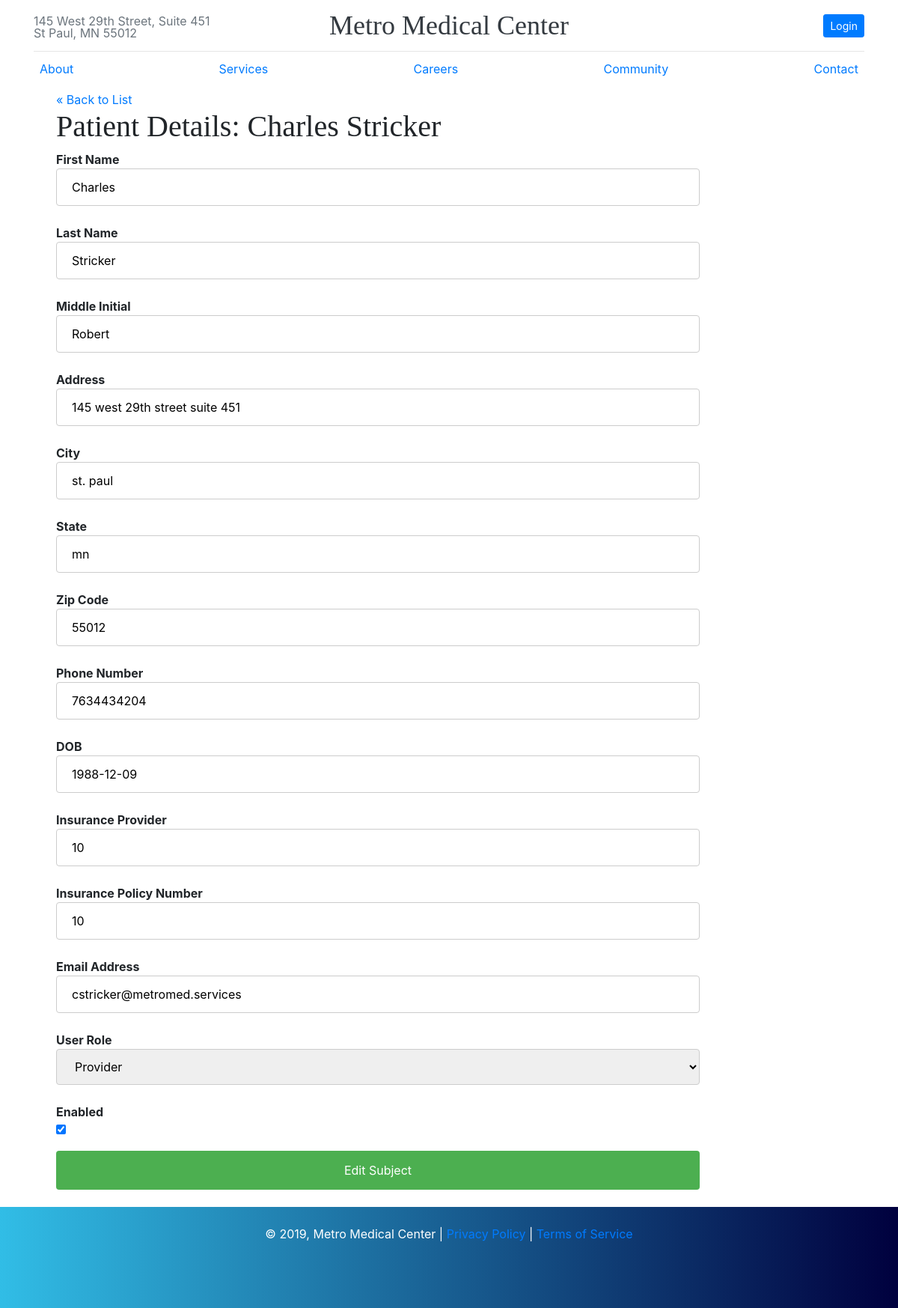
The app's page /metromed/public/administrator/patients/edit.php?user_id=10 with its own data.
### tables this page shows
CREATE TABLE user (
    user_id int NOT NULL AUTO_INCREMENT,
    email varchar(50) NOT NULL UNIQUE KEY,
    password varchar(255) NOT NULL,
    role tinyint DEFAULT 1,
    CHECK (role BETWEEN 1 AND 3),
    enabled int DEFAULT NULL,
    PRIMARY KEY (user_id),
    FOREIGN KEY (user_id) REFERENCES user_info(user_id)
);

CREATE TABLE user_info (
    user_id int NOT NULL AUTO_INCREMENT ,
    f_name varchar(50) NOT NULL,
    l_name varchar(50) NOT NULL,
    m_name varchar(50),
    address varchar(255) NOT NULL,
    city varchar(50) NOT NULL,
    state varchar(50) NOT NULL,
    zip varchar(50) NOT NULL,
    phone_number bigint NOT NULL,
    dob DATE NOT NULL,
    ins_id int DEFAULT NULL,
    policy_number varchar(50) DEFAULT NULL,
    PRIMARY KEY (user_id),
    FOREIGN KEY (ins_id) REFERENCES insurance(ins_id)
);

### metromed/private/functions.php (called while the page is built, shortened)
<?php
function url_for($script_path) {
  if($script_path[0] != '/') {
    $script_path = "/" . $script_path;
  }
  return WWW_ROOT . $script_path;
}
function u($string="") {
  return urlencode($string);
}
function h($string="") {
  return htmlspecialchars($string);
}
?>

### metromed/private/query_functions.php (called while the page is built, shortened)
<?php
  function find_user_by_id($id) {
    global $db;
    $sql = "SELECT i.*, u.email, u.role, u.enabled FROM user_info AS i, user AS u ";
    $sql .= "WHERE i.user_id='" . $id . "'" . " AND u.user_id='" . $id . "'";
    $sql .= ";";
    $result = mysqli_query($db, $sql);
    $patient = mysqli_fetch_assoc($result);
    return $patient;
  }
?>

### metromed/public/administrator/patients/edit.php (the view, shortened to what this page needs)
<?php
require_once('../../../private/initialize.php');
$user_id = $_GET['user_id'];
if (is_post()) {
  $patient = array();
  $patient['user_id'] = $user_id;
  $patient['f_name'] = $_POST['f_name'] ?? '';
  $patient['l_name'] = $_POST['l_name'] ?? '';
  $patient['m_name'] = $_POST['m_name'] ?? '';
  $patient['address'] = $_POST['address'] ?? '';
  $patient['city'] = $_POST['city'] ?? '';
  $patient['state'] = $_POST['state'] ?? '';
  $patient['zip'] = $_POST['zip'] ?? '';
  $patient['phone_number'] = $_POST['phone_number'] ?? '';
  $patient['dob'] = $_POST['dob'] ?? '';
  $patient['ins_id'] = $_POST['ins_id'] ?? '';
  $patient['policy_number'] = $_POST['policy_number'] ?? '';
  $patient['email'] = $_POST['email'] ?? '';
  $patient['role'] = $_POST['role'] ?? '';
  $patient['enabled'] = (empty($_POST['enabled'])) ? "0" : "1";
  $result = update_patient($patient);
  redirect_to(url_for('/administrator/patients/view.php?user_id=' . $user_id));
} else {
  $patient = find_user_by_id($user_id);
}
?>
<?php include(SHARED_PATH . '/metromed_header.php'); ?>
<div id="content">
  <a class="back-link" href="<?php echo url_for('/administrator/patients/index.php'); ?>">&laquo; Back to List</a>
  <div class="subject show">
    <h1>Patient Details: <?php echo h($patient['f_name'] . " " . $patient['l_name'] ); ?></h1>
    <form action="<?php echo url_for('/administrator/patients/edit.php?user_id=' . h(u($user_id))); ?>" method="post">
      <div class="attributes">
        <dl>
          <dt>First Name</dt>
          <dd><input type="text" name="f_name" value="<?php echo h($patient['f_name']); ?>" /></dd>
        </dl>
        <dl>
          <dt>Last Name</dt>
          <dd><input type="text" name='l_name' value="<?php echo h($patient['l_name'] ?? 'false'); ?>" /></dd>
        </dl>
        <dl>
          <dt>Middle Initial</dt>
          <dd><input type="text" name='m_name' value="<?php echo h($patient['m_name'] ?? 'false'); ?>" /></dd>
        </dl>
        <dl>
          <dt>Address</dt>
          <dd><input type="text" name='address' value="<?php echo h($patient['address'] ?? 'false'); ?>" /></dd>
        </dl>
        <dl>
          <dt>City</dt>
          <dd><input type="text" name='city' value="<?php echo h($patient['city'] ?? 'false'); ?>" /></dd>
        </dl>
        <dl>
          <dt>State</dt>
          <dd><input type="text" name='state' value="<?php echo h($patient['state'] ?? 'false'); ?>" /></dd>
        </dl>
        <dl>
          <dt>Zip Code</dt>
          <dd><input type="text" name='zip' value="<?php echo h($patient['zip'] ?? 'false'); ?>" /></dd>
        </dl>
        <dl>
          <dt>Phone Number</dt>
          <dd><input type="text" name='phone_number' value="<?php echo h($patient['phone_number'] ?? 'false'); ?>" /></dd>
        </dl>
        <dl>
          <dt>DOB</dt>
          <dd><input type="text" name='dob' value="<?php echo h($patient['dob'] ?? 'false'); ?>" /></dd>
        </dl>
        <dl>
          <dt>Insurance Provider</dt>
          <dd><input type="text" name='ins_id' value="<?php echo h($patient['ins_id'] ?? 'false'); ?>" /></dd>
        </dl>
        <dl>
          <dt>Insurance Policy Number</dt>
          <dd><input type="text" name='policy_number' value="<?php echo h($patient['policy_number'] ?? 'false'); ?>" /></dd>
        </dl>
        <dl>
          <dt>Email Address</dt>
          <dd><input type="text" name='email' value="<?php echo h($patient['email']); ?>" /></dd>
        </dl>
        <dl>
          <dt>User Role</dt>
          <dd>
            <select name="role" id="role" value" <?php  ?>" />
              <option value="2"<?php if($patient['role'] == "2") { echo " selected"; } ?>>Provider</option>
          </dd>
        </dl>
        <dl>
          <dt>Enabled</dt>
          <?php
          if ($patient['enabled'] == 1) {
            echo '<dd><input type="checkbox" name="enabled" value="1" checked="true" /></dd>';
          } else {
            echo '<dd><input type="checkbox" name="enabled" /></dd>';
          }
          ?>
        </dl>
        <div id="operations">
          <input type="submit" value="Edit Subject" />
        </div>
      </div>
    </form>
  </div>
</div>
<?php include(SHARED_PATH . '/metromed_footer.php'); ?>

### metromed/public/assets/css/metromed.css (style rules this page uses)
body { min-height: 100vh; position: relative; margin: 0; padding-bottom: 150px; }
h1, h2, h3, h4, h5, h6 { font-family: "Playfair Display", Georgia, "Times New Roman", serif; }
input[type=checkbox] { display: inline-block; margin-right: 1%; }
input[type=text], input[type=tel], input[type=date], input[type=password], select { width: 100%; padding: 12px 20px; margin-bottom: .5rem; display: inline-block; border: 1px solid #ccc; border-radius: 4px; box-sizing: border-box; }
input[type=submit] { width: 100%; background-color: #4caf50; color: white; padding: 14px 20px; margin-bottom: .5rem; border: none; border-radius: 4px; cursor: pointer; }
#content { width: 920px; min-height: 500px; padding: 0 30px; }

### records on screen
user: user_id.l_name "Charles Stricker", f_name "Charles", l_name "Stricker", m_name "Robert", address "145 west 29th street suite 451", city "st. paul", state "mn", zip "55012", phone_number "7634434204", dob "1988-12-09", ins_id "10", policy_number "10", email "cstricker@metromed.services", role "Provider"

### other values on screen
Date('Y') "2019"
